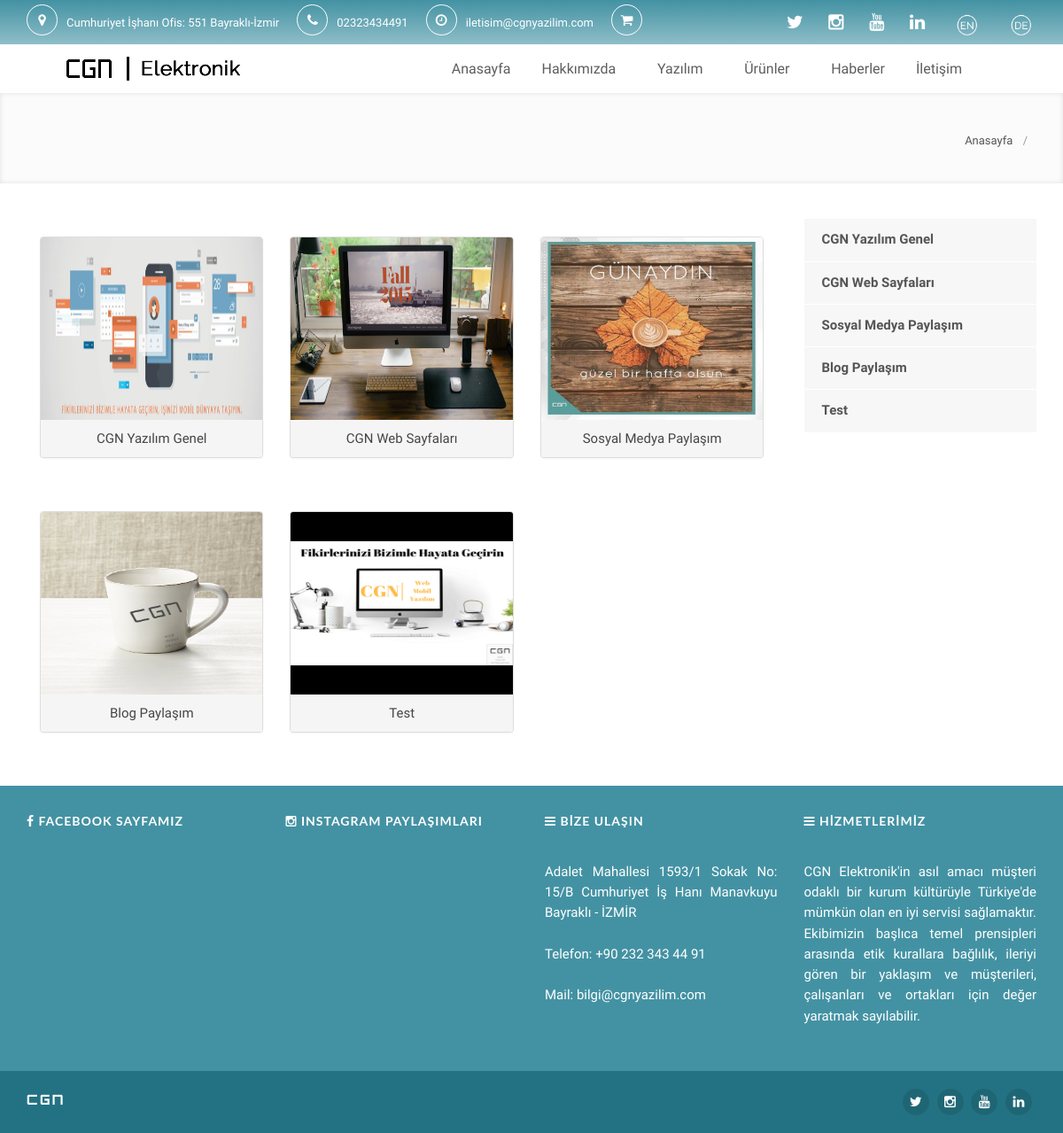
The app's page /projects.php with its own data.
### tables this page shows
CREATE TABLE `35cgnmenu` (
  `menu_id` int(11) NOT NULL,
  `menu_name` varchar(40) NOT NULL,
  `menu_show` varchar(40) NOT NULL,
  `menu_rank` int(11) NOT NULL,
  `content` text,
  `menu_title` varchar(100) NOT NULL,
  `keywords` varchar(100) NOT NULL,
  `description` varchar(255) NOT NULL,
  `menu_type` int(11) NOT NULL
);

CREATE TABLE `35cgnprojects` (
  `id` int(11) NOT NULL,
  `albumname` varchar(255) NOT NULL,
  `filename` varchar(255) NOT NULL,
  `info` varchar(255) DEFAULT NULL,
  `update` timestamp NOT NULL DEFAULT CURRENT_TIMESTAMP,
  `link` varchar(255) NOT NULL
);

### projects.php (the view, shortened to what this page needs)
<?php
    include("libraries/header.php");
?>
    <div id="main-container">
    	<div class="content">
            <?php include("modules/hero_area.php"); ?>
                        <div class="spacer-40"></div>
            <div class="container">
                <div class="row">
                    <div class="col-sm-9">
                        <ul class="sort-destination isotope project-items" data-sort-id="projects" style="position: relative; overflow: hidden;">
                            <div class="spacer-20"></div>
          <?php
                                $sql = "select * from 35cgnprojects where id > 0;";
                                $result = mysqli_query($GLOBALS["___mysqli_ston"], $sql) or die(mysqli_error($GLOBALS["___mysqli_ston"]));
                                while($row = mysqli_fetch_array($result)) {
                                    echo '<li class="col-sm-12 col-md-4 col-xs-12 grid-item project-grid-item paving format-standard isotope-item">'
                                            . '<div class="panel panel-default project-image-div">'
                                                . "<a href='project_detail.php?albumname=".$row['id']."&name=".$row['albumname']."'>
                                                    <img src='cms/modules/projects/".$row['filename']."'  width='500' height='500' class='project-image'/>"
                                                . "</a>"
                                                ."<div class='panel-heading text-center'><b>" .$row['albumname']. "</b></div>"
                                            . "</div>"
                                        . "</li>";
                                }
                            ?>
                        </ul>
                    </div>
                    <div class="col-md-3 col-sm-4">
                        <div class="widget sidebar-widget widget_custom_menu">
                            <ul>
     <?php
                                    $sql = "select * from 35cgnprojects where id > 0";
                                    $result = mysqli_query($GLOBALS["___mysqli_ston"], $sql) or die(mysqli_error($GLOBALS["___mysqli_ston"]));
                                    while($row = mysqli_fetch_array($result)) {
                                        echo "<li> <a href=\"project_detail.php?albumname=".$row['id']."&name=".$row['albumname'].'"\">'.$row['albumname']."</a></li>";
                                    }
                                ?>
                            </ul>
                        </div>
                    </div>
                </div>
            </div>
        </div>
    </div>
            <?php include("libraries/footer.php"); ?>

### modules/navmenu.php (shortened to what this page needs)
<?php
function tr_strtolower($text)
{
    $search=array("Ç","İ","I","Ğ","Ö","Ş","Ü");
    $replace=array("ç","i","ı","ğ","ö","ş","ü");
    $text=str_replace($search,$replace,$text);
    $text=strtolower($text);
    return $text;
}
$sql = "select * from 35cgnmenu where menu_type = 0 order by menu_rank ASC";
$result = mysqli_query($GLOBALS["___mysqli_ston_user"], $sql) or die(mysqli_error($GLOBALS["___mysqli_ston_user"]));
echo "<ul id=\"navigation\" class=\"dd-menu sf-menu\">";
while($row = mysqli_fetch_array($result)) {
    if(tr_strtolower($row['menu_name']) == 'anasayfa'  || tr_strtolower($row['menu_name']) == 'ana sayfa')
    {
        echo "<li><a href=\"./ \">".$row["menu_title"]."</a></li>";
    }
    else if(tr_strtolower($row['menu_name']) == tr_strtolower('ürünler')  || tr_strtolower($row['menu_name']) == tr_strtolower('ürünlerimiz'))
    {
        echo "<li><a href=\"category.php?uid=0\">".$row["menu_title"]."</a>";
        $sql4 = "select * from 35cgncategory where parent_id = 0 and id<> 0";
					$result4 = mysqli_query($GLOBALS["___mysqli_ston_user"],  $sql4 );
        if(mysqli_num_rows($result4) > 0)
        {
            echo "<ul>";
            echo "</ul></li>";
        }
        else
        {   echo "</li>";   }
    }
	else if(tr_strtolower($row['menu_name']) == 'galeri'  || tr_strtolower($row['menu_name']) == 'gallery')
    {   echo "<li><a href=\"gallery.php\">".$row["menu_title"]."</a></li>";  }
    else if(tr_strtolower($row['menu_name']) == 'projeler'  || tr_strtolower($row['menu_name']) == 'projelerimiz')
    {   echo "<li><a href=\"projects.php\">".$row["menu_title"]."</a></li>";    }
    else if(tr_strtolower($row['menu_name']) == 'referanslar'  || tr_strtolower($row['menu_name']) == tr_strtolower('referanslarımız'))
    {   echo "<li><a href=\"references_logos.php\">".$row["menu_title"]."</a></li>";    }
    else if(tr_strtolower($row['menu_name']) == tr_strtolower('iletişim') )
    {   echo "<li><a href=\"contact.php\">".$row["menu_title"]."</a></li>";    }
    else if(tr_strtolower($row['menu_name']) == 'haberler')
    {   echo "<li><a href=\"news.php\">".$row["menu_title"]."</a></li>";    }
    else
    {
        $sql3 = "SELECT * FROM 35cgnpage where menu_id=".$row['menu_id'];
        $result3 = mysqli_query($GLOBALS["___mysqli_ston_user"],  $sql3 );
        if(mysqli_num_rows($result3) > 0)
        {
            echo "<li><a href=\"page.php?menu=".$row['menu_id']."\">".$row["menu_title"]."</a><ul>";
            echo "</ul></li>";
        }
        else
        {   echo "<li><a href=\"page.php?menu=".$row['menu_id']."\">"."!-".$row["menu_title"]."</a></li>";   }
    }
}
echo "</ul>";
?>

### records on screen
35cgnmenu: menu_title "Anasayfa"
35cgnmenu: menu_title "Hakkımızda"
35cgnmenu: menu_title "Yazılım"
35cgnmenu: menu_title "Ürünler"
35cgnmenu: menu_title "Haberler"
35cgnmenu: menu_title "İletişim"
35cgnprojects: filename (picture), albumname "CGN Yazılım Genel"
35cgnprojects: filename (picture), albumname "CGN Web Sayfaları"
35cgnprojects: filename (picture), albumname "Sosyal Medya Paylaşım"
35cgnprojects: filename (picture), albumname "Blog Paylaşım"
35cgnprojects: filename (picture), albumname "Test"
